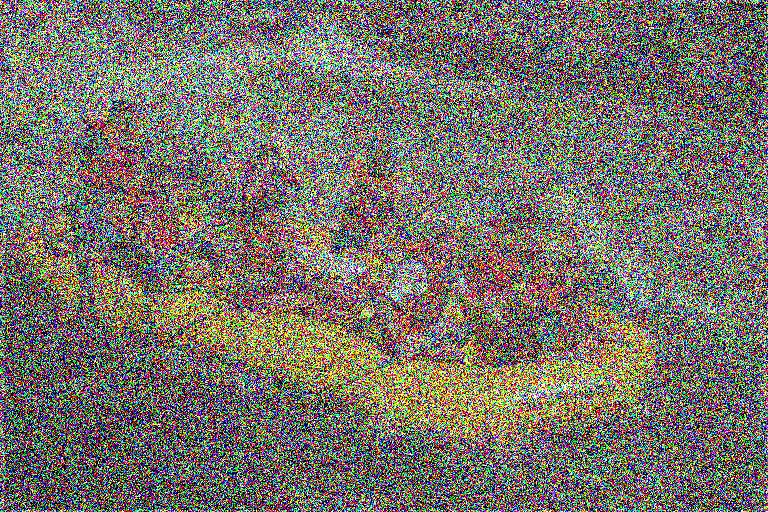
%> input picture features_compute/testimage1.bmp, 768 x 512 px
$ octave --eval "result = brisque_feature(rgb2gray(imread('testimage1.bmp')));"   (GNU Octave 9; MATLAB toolbox functions it lacks are replaced by stand-ins)
%> lines starting %> are read from the running program, lines starting %| are printed output that depends on the picture
### features_compute/estimateggdparam.m
function [gamparam sigma] = estimateggdparam(vec)


gam                              = 0.2:0.001:10;
r_gam                            = (gamma(1./gam).*gamma(3./gam))./((gamma(2./gam)).^2);

sigma_sq                         = mean((vec).^2);
sigma                            = sqrt(sigma_sq);

E                                = mean(abs(vec));
rho                              = sigma_sq/E^2;
[min_difference, array_position] = min(abs(rho - r_gam));
gamparam                         = gam(array_position);

### features_compute/brisque_feature.m
% avg = 0.01 sec
function [x_bris] = brisque_feature(im)
tic
%------------------------------------------------
% Preprocessing - I added this!
%-------------------------------------------------

imdist = double(im);
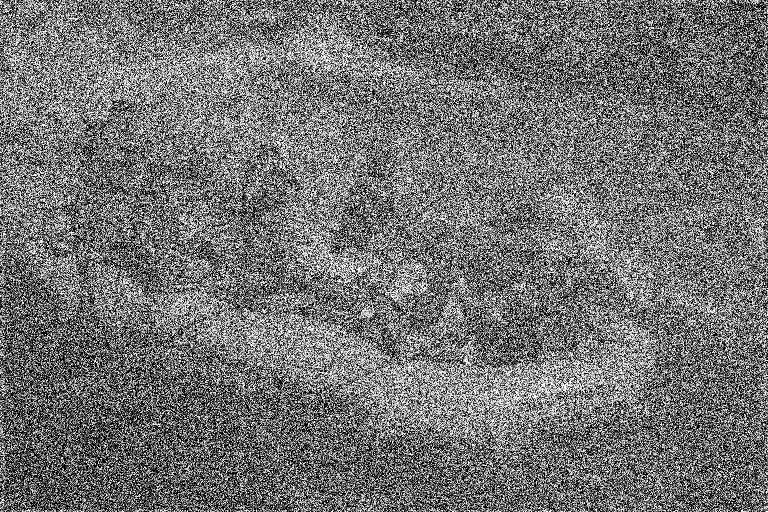
%> imdist: size 512x768 double; min 0, max 255, mean 115.2

%------------------------------------------------
% Feature Computation
%-------------------------------------------------
scalenum = 2;
window = fspecial('gaussian',7,7/6);
window = window/sum(sum(window));

feat = [];
for itr_scale = 1:scalenum

mu            = filter2(window, imdist, 'same');
mu_sq         = mu.*mu;
sigma         = sqrt(abs(filter2(window, imdist.*imdist, 'same') - mu_sq));
structdis     = (imdist-mu)./(sigma+1);

[alpha overallstd]       = estimateggdparam(structdis(:));
feat                     = [feat alpha overallstd^2]; % f1, f2, f19, f20

shifts                   = [ 0 1;1 0 ; 1 1; -1 1];

for itr_shift =1:4

shifted_structdis        = circshift(structdis,shifts(itr_shift,:));
pair                     = structdis(:).*shifted_structdis(:);
[alpha leftstd rightstd] = estimateaggdparam(pair);
const                    =(sqrt(gamma(1/alpha))/sqrt(gamma(3/alpha)));
meanparam                =(rightstd-leftstd)*(gamma(2/alpha)/gamma(1/alpha))*const;

feat                     =[feat alpha meanparam leftstd^2 rightstd^2];

% f3, f4, .., f18, f21, f22, .., f36
end
imdist                   = imresize(imdist,0.5);
end
%> this loop made 1 pass
%> (sigma_sq in estimateggdparam, E in estimateggdparam, rho in estimateggdparam, min_difference in estimateggdparam, array_position in estimateggdparam, gamparam in estimateggdparam) on pass 1: (0.797, 0.773, 1.33, 0.0159, 9801, 10)
%> pass 1, in brisque_feature, `mu            = filter2(window, imdist, 'same');`:
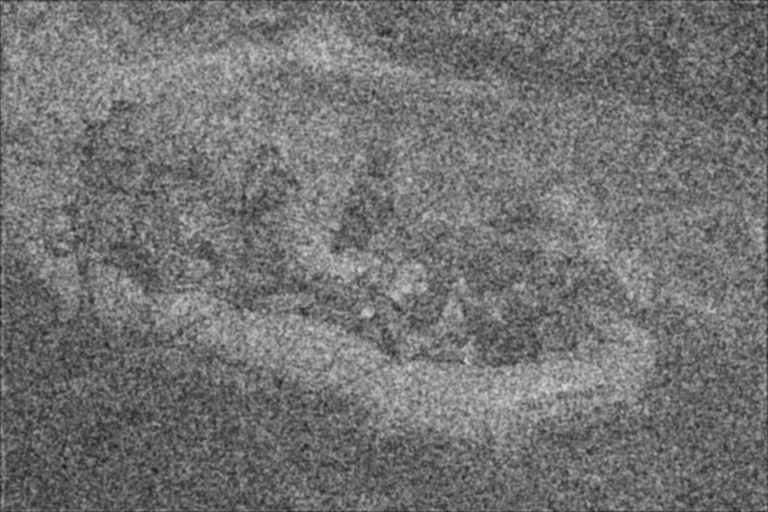
%> mu: size 512x768 double; min 26.8, max 216.4, mean 114.8
%> pass 1, in brisque_feature, `mu_sq         = mu.*mu;`:
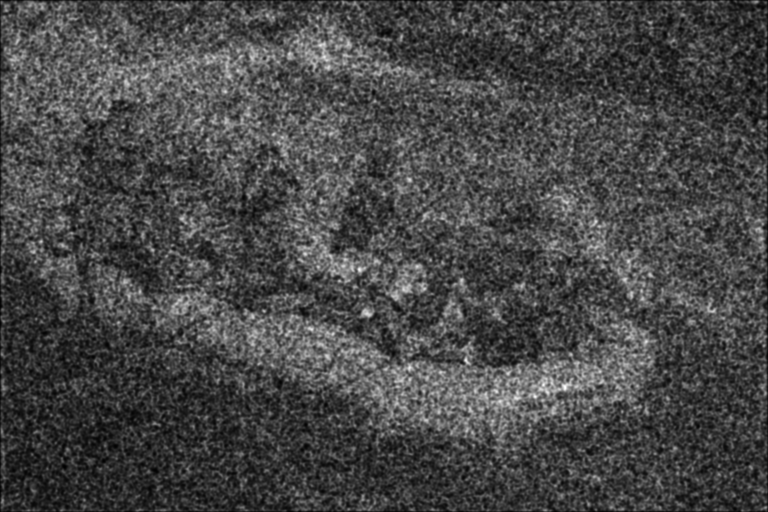
%> mu_sq: size 512x768 double; min 718.3, max 46843, mean 13790.6; drawn with min black and max white
%> pass 1, in brisque_feature, `sigma         = sqrt(abs(filter2(window, imdist.*imdist, 'same') - mu_..`:
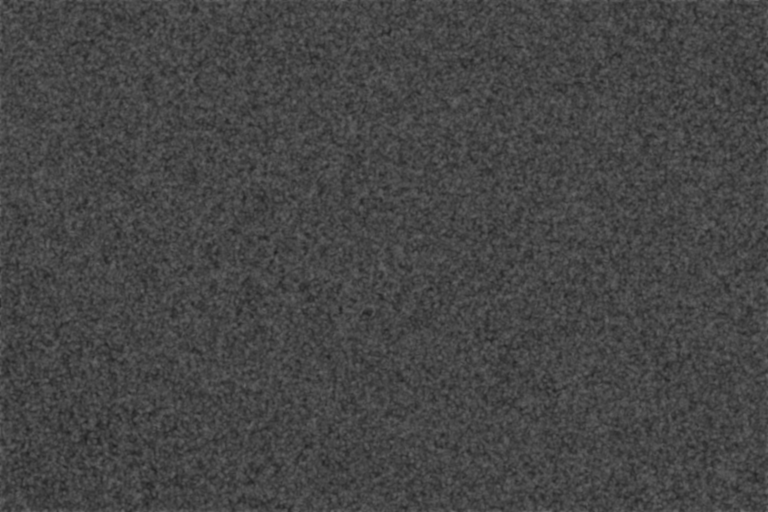
%> sigma: size 512x768 double; min 29.93, max 111.8, mean 69.7
%> pass 1, in brisque_feature, `structdis     = (imdist-mu)./(sigma+1);`:
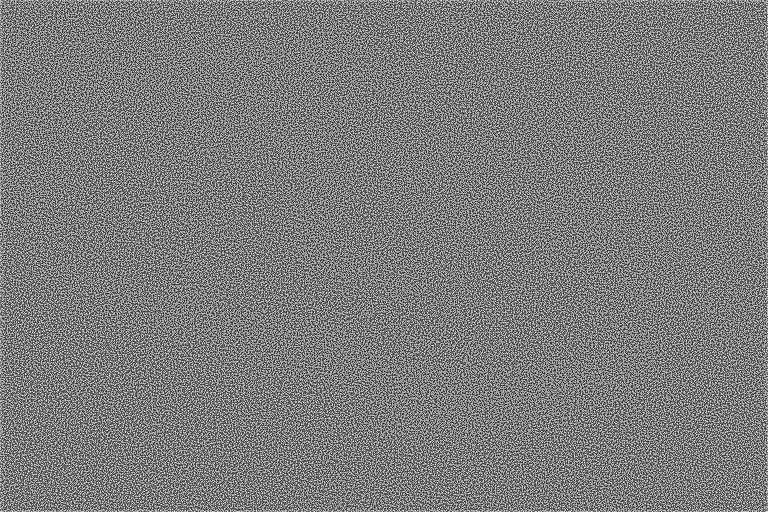
%> structdis: size 512x768 double; min -2.2, max 2.3, mean 0.000384; drawn with min black and max white

x_bris = [feat(34) feat(35) feat(30) feat(31) feat(23)];
toc
%> (the run ends here)

$ run again, on features_compute/testimage2.bmp
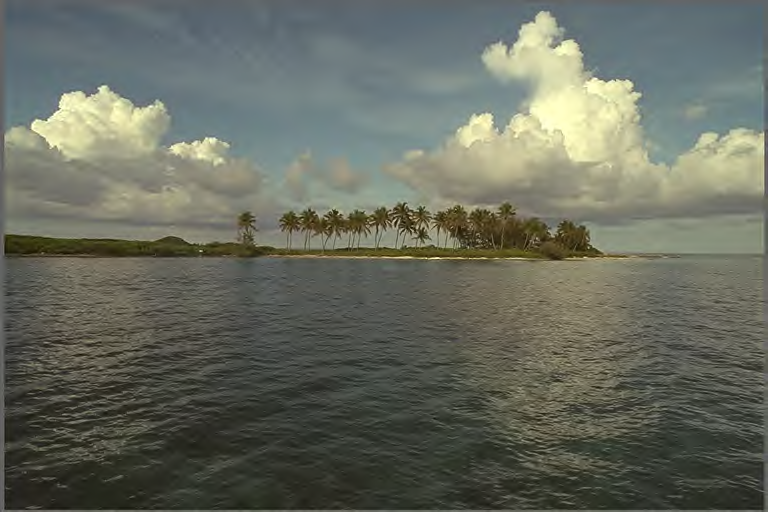
%> input picture features_compute/testimage2.bmp, 768 x 512 px
%> the loop in brisque_feature, `for itr_scale = 1:scalenum` made 1 pass
%> (sigma_sq in estimateggdparam, E in estimateggdparam, rho in estimateggdparam, min_difference in estimateggdparam, array_position in estimateggdparam, gamparam in estimateggdparam) on pass 1: (0.22, 0.342, 1.88, 0.000319, 942, 1.14)
%> pass 1, in brisque_feature, `sigma         = sqrt(abs(filter2(window, imdist.*imdist, 'same') - mu_..`:
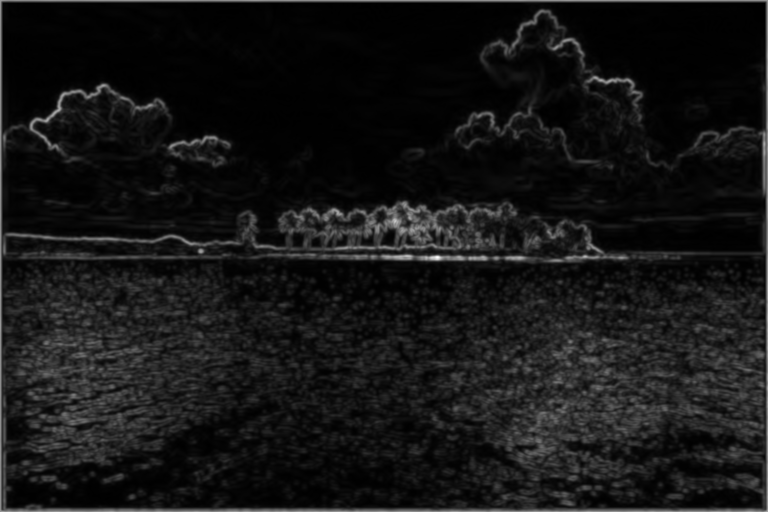
%> sigma: size 512x768 double; min 1.35e-06, max 84.25, mean 7.2; drawn with min black and max white
%> pass 1, in brisque_feature, `structdis     = (imdist-mu)./(sigma+1);`:
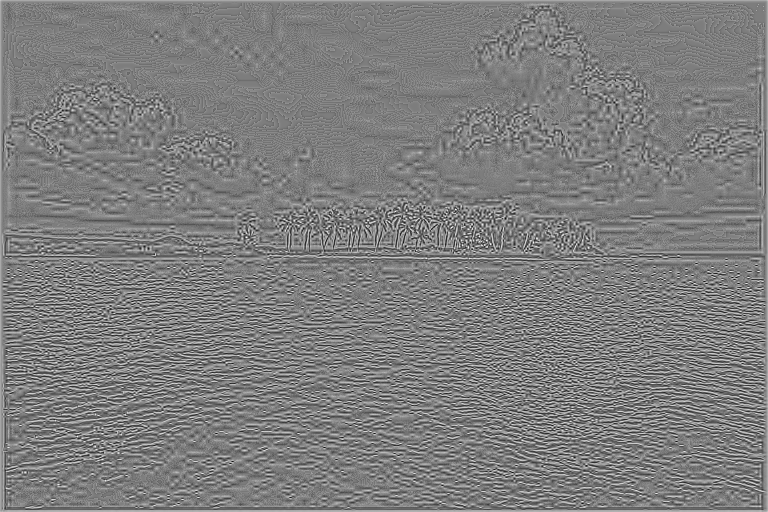
%> structdis: size 512x768 double; min -2.05, max 2.1, mean 0.00496; drawn with min black and max white
